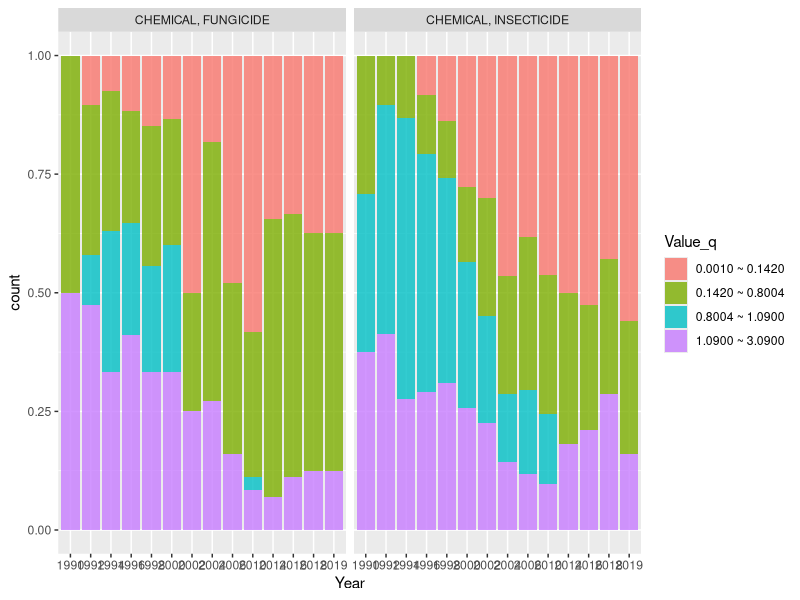
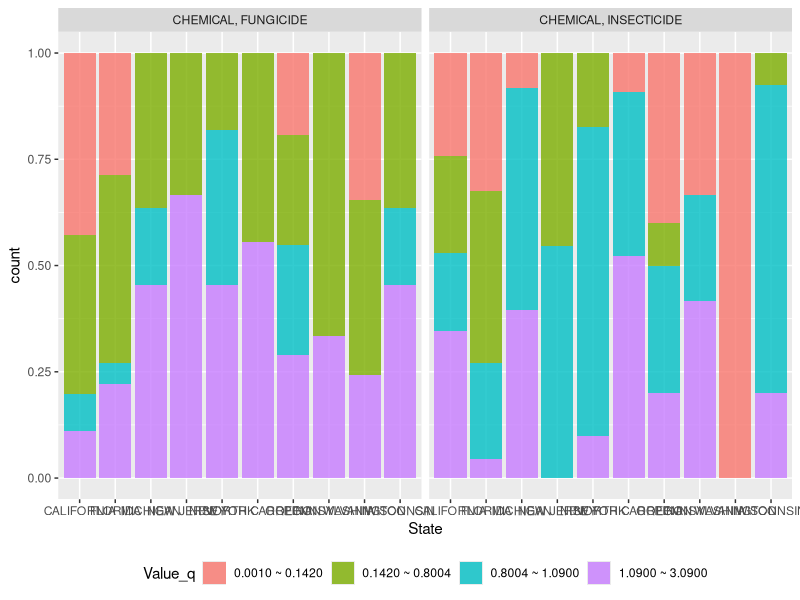
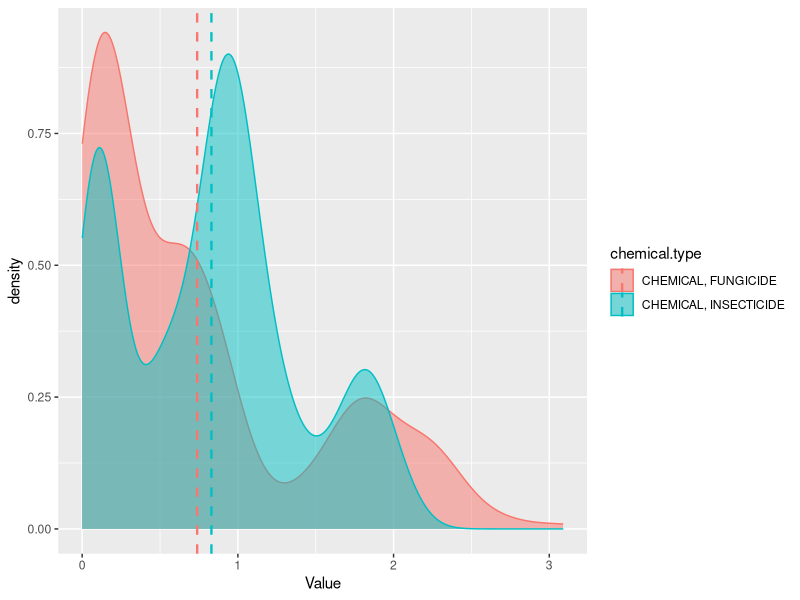
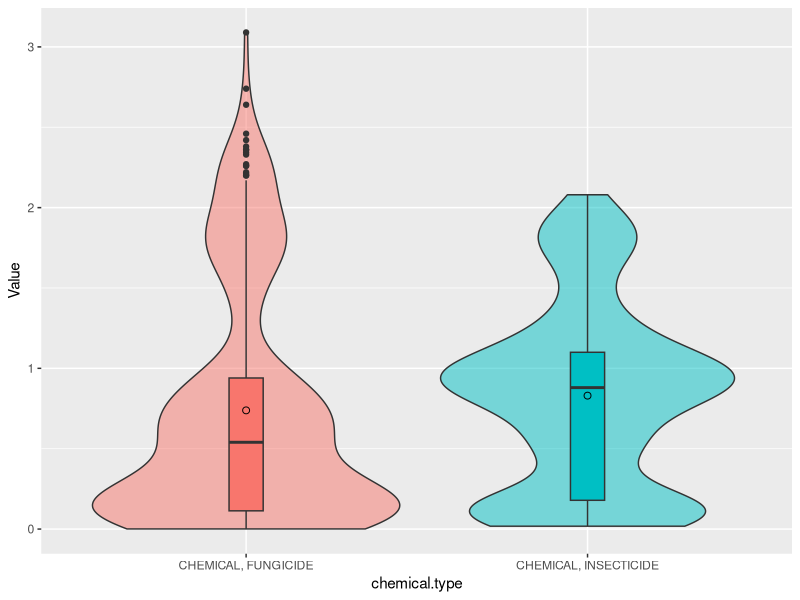

Write the R code that produced these figures, in order.
## ---- chunk 1
knitr::opts_chunk$set(echo = TRUE)
library(dplyr)
library(tidyverse)
library(magrittr)
## ---- chunk 2

strb <- read.csv("strawberry_test.csv")

dim(strb) # 10215 21

## ---- chunk 3

colSums(is.na(strb)) 

drop_no_info_cols <- function(df){
  cnames <- colnames(df)
  T = NULL
  for(i in 1:ncol(df)){T <- c(T, nrow(unique(df[i])))} # unique values of each column
  drop_cols <- cnames[which(T == 1)]
  return(select(df, !all_of(drop_cols)))
}

# columns with only one value: Geo.Level(STATE); watershed_code(0); Commodity(STRAWBERRIES)

strb <- drop_no_info_cols(strb)
colnames(strb)

## ---- chunk 4
# View(strb)
strb %<>% separate(col = Data.Item, 
                   into = c("Strawberries", "items", "discription", "units"), 
                   sep = ",", 
                   fill = "right")

# unique(strb$Strawberries)
# unique(strb$items)
# unique(strb$discription)
# unique(strb$units) 

distinct(strb, Domain)

# copy column of Domain.Category
strb %<>% 
  mutate(Chemicals = Domain.Category) %>% 
  relocate(Chemicals, .after = Domain.Category)

strb %<>% separate(col = Chemicals,
                     into = c("chemical.type", "chemical"),
                     sep = ":",
                     fill = "right")


strb$chemical <- str_extract(str_trim(strb$chemical) ,"[^(].*[^)]")

distinct(strb, chemical.type)


strb %<>% separate(col = chemical, 
                    into = c("chemical", "che_num"), 
                    sep = "=", 
                    fill = "right")
## ---- chunk 5

pest <- read.csv("pesticides.csv")
# dim(pest)
names(pest)[1] <- "Pesticide"

pest <- pest[!apply(pest == "",1, all), ] # delete empty rows


# include empty relationship
l_pest <- pest %>% gather(Toxicity, Level, Carcinogen:Bee.Toxins, -Pesticide)

# clarify a new column, human or bee
l_pest <- mutate(l_pest, humanORbee = ifelse(Toxicity == "Bee.Toxins", "Bee", "Human"))

# without empty relationship
rela_pest <- l_pest[!(l_pest$Level == ""), ]

# turn name into capital letters
rela_pest$Pesticide <- toupper(rela_pest$Pesticide)

names(rela_pest)[1] <- "chemical"



## ---- chunk 6

strb$chemical <- str_trim(strb$chemical)
strb$discription <- str_trim(strb$discription)
# count(strb, chemical.type)
df <- merge(x= strb, y = rela_pest, by = "chemical")
# count(df, chemical.type)

df %<>% select(chemical, chemical.type, humanORbee, Level, State, Year, discription, Value, Year)

df %<>% filter(!Value == " (D)" & !Value == " (Z)")

df %<>% filter(discription == "MEASURED IN LB / ACRE / APPLICATION")

df <- drop_no_info_cols(df)
df$Value <- as.numeric(df$Value)
df$Year <- as.factor(df$Year)
df$chemical.type <- as.factor(df$chemical.type)
# df %>% count(chemical)
# 
# df %>% count(chemical.type)

df %>%count(State)
summary(df$Value)
# set flag:
# 1: 0.0010 ~ 0.1420
# 2: 0.1420 ~ 0.8004
# 3: 0.8004 ~ 1.0900 
# 4: 1.0900 ~ 3.0900 
df$Value_q <- as.factor(ifelse((df$Value <= .1420), "0.0010 ~ 0.1420", 
                     ifelse((df$Value > .1420 & df$Value <= .8004), "0.1420 ~ 0.8004", 
                            ifelse((df$Value > .8004 & df$Value <= 1.0900), "0.8004 ~ 1.0900", "1.0900 ~ 3.0900" ))))

mu <- df %>% group_by(chemical.type) %>% summarise(mean = mean(Value))

ggplot(df) + geom_bar(aes(x = Year, fill = Value_q), alpha = .8, position = "fill") + facet_grid(~ chemical.type)  

ggplot(df) + geom_bar(aes(x = State, fill = Value_q), alpha = .8, position = "fill") + facet_grid(~ chemical.type) + theme(legend.position  = "bottom")

ggplot() + geom_density(data = df, aes(x = Value, fill = chemical.type, color = chemical.type), alpha = .5) + geom_vline(data = mu, aes(xintercept = mean, color = chemical.type), linetype = "dashed", lwd = .8)

ggplot(df, aes( x = chemical.type, y = Value, fill = chemical.type)) + geom_violin(alpha = .5) + geom_boxplot(width=0.1) + stat_summary(fun=mean, geom="point", shape=1, size=2) + theme(legend.position  = "none")



